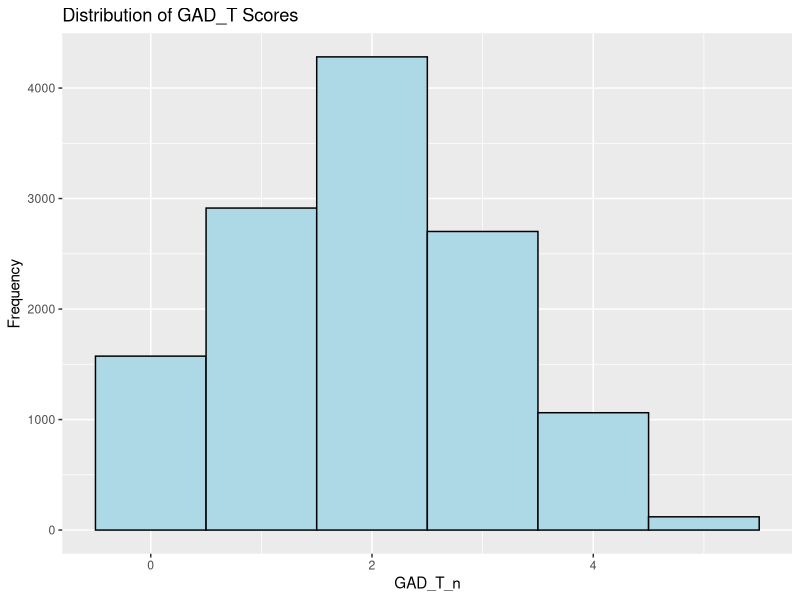
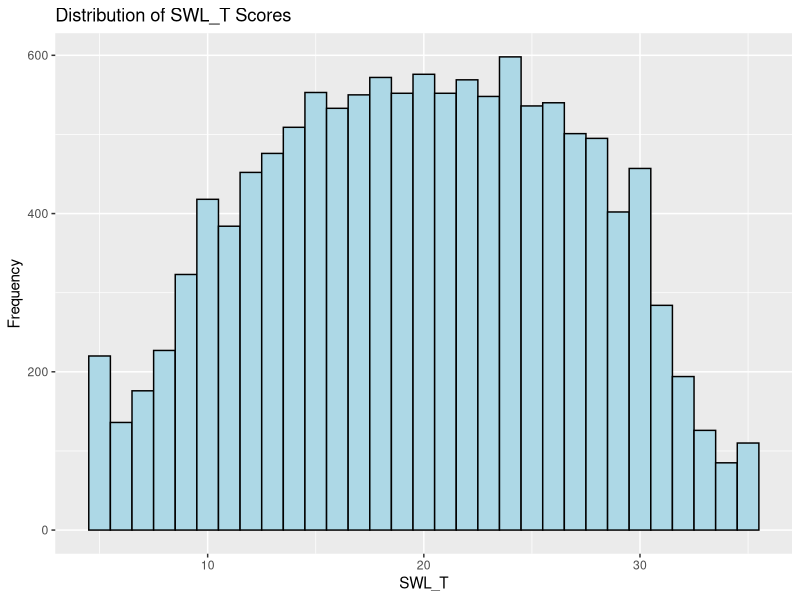
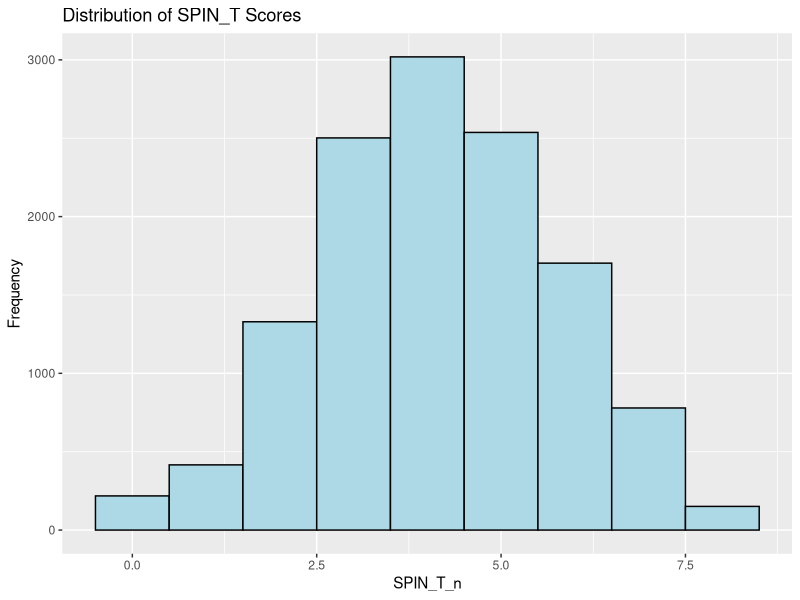
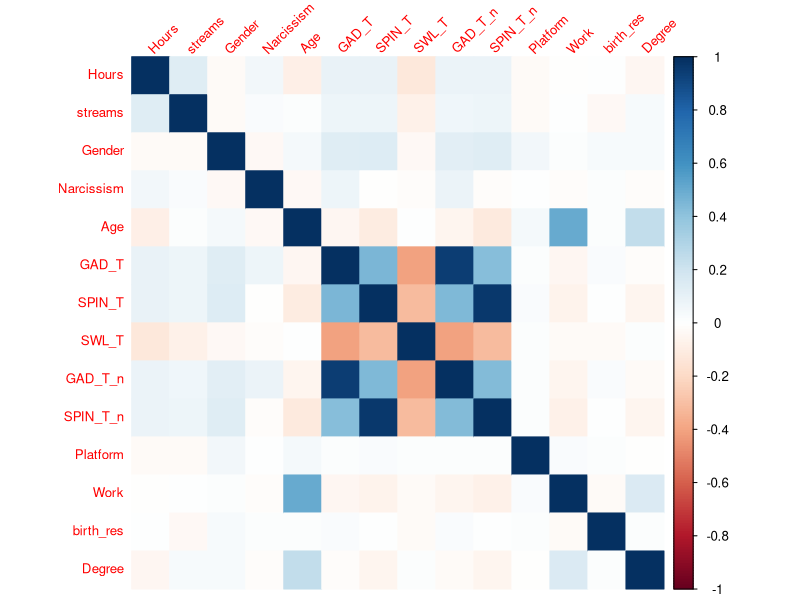
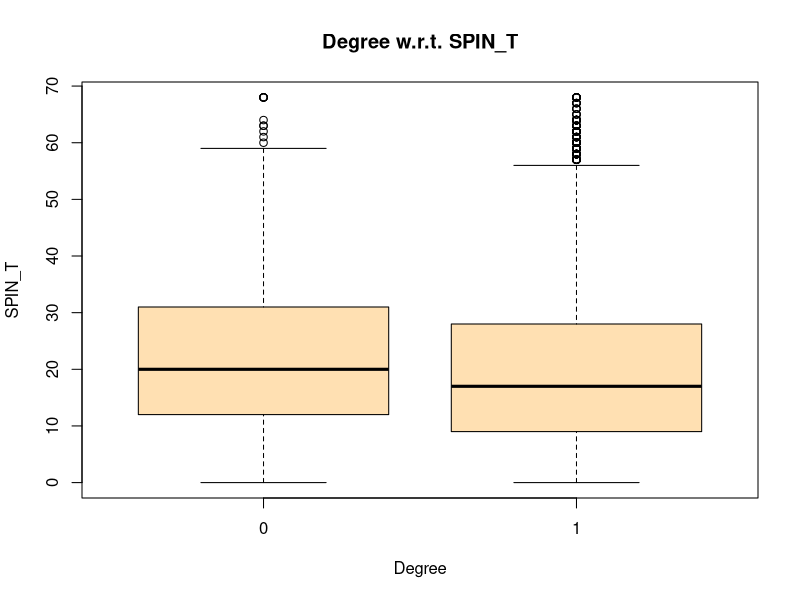
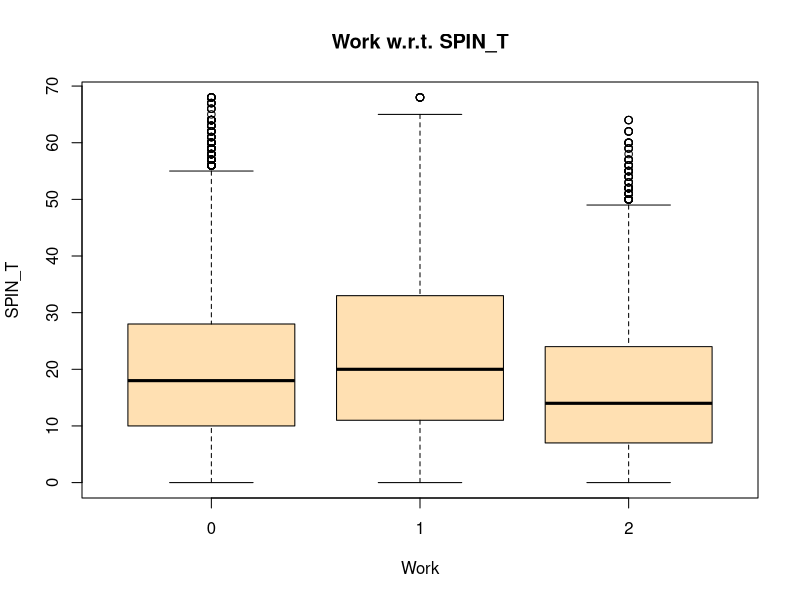

Generate these figures, in order, with R:
## ---- chunk 1
data <- read.csv('cleanedDataset.csv')
data["Gender"][data["Gender"] == "Male"] <- 0
data["Gender"][data["Gender"] == "Female"] <- 1

data$Gender <- as.integer(data$Gender)
data["Gender"][is.na(data["Gender"])] <- 2
#normalizing GAD and SPIN
data["GAD_T_n"] <- sqrt(data["GAD_T"])
data["SPIN_T_n"] <- sqrt(data["SPIN_T"])


data["birth_res"][data["birth_res"] == "Same"] <- 0
data["birth_res"][data["birth_res"] == "Different"] <- 1
data$birth_res <- as.integer(data$birth_res)

data["Work"][data["Work"] == "Student"] <- 0
data["Work"][data["Work"] == "Unemployed"] <- 1
data["Work"][data["Work"] == "Employed"] <- 2
data$Work <- as.integer(data$Work)
data["Work"][is.na(data["Work"])] <- 1

data["Degree"][data["Degree"] == "Degree"] <- 1
data["Degree"][data["Degree"] == "None"] <- 0
data$Degree <- as.integer(data$Degree)
data["Degree"][is.na(data["Degree"])] <- 0

data["Platform"][data["Platform"] == "PC"] <- 0
data["Platform"][data["Platform"] == "Console (PS, Xbox, ...)"] <- 1
data["Platform"][data["Platform"] == "Smartphone / Tablet"] <- 2
data$Platform <- as.integer(data$Platform)
data["Platform"][is.na(data["Platform"])] <- 1

data["does_stream"] = data["Game"]
data["does_stream"][data["streams"] == 0] <- "No"
data["does_stream"][data["streams"] != 0] <- "Yes"
data["does_stream"][is.na(data["streams"])] <- "No"
data["mean_hours"][is.na(data["mean_hours"])] <- "Below"
data["Hours.streams"][is.na(data["Hours.streams"])] <- 10
## ---- chunk 2
library(ggplot2)
ggplot(data, aes(x = GAD_T_n)) +
  geom_histogram(binwidth = 1, fill = "lightblue", color = "black") +
  labs(x = "GAD_T_n", y = "Frequency") +
  ggtitle("Distribution of GAD_T Scores")


ggplot(data, aes(x = SWL_T)) +
  geom_histogram(binwidth = 1, fill = "lightblue", color = "black") +
  labs(x = "SWL_T", y = "Frequency") +
  ggtitle("Distribution of SWL_T Scores")

ggplot(data, aes(x = SPIN_T_n)) +
  geom_histogram(binwidth = 1, fill = "lightblue", color = "black") +
  labs(x = "SPIN_T_n", y = "Frequency") +
  ggtitle("Distribution of SPIN_T Scores")

## ---- chunk 3
library(corrplot)
data_sub <- subset(data, select = c("Hours", "streams", "Gender", "Narcissism", "Age", "GAD_T", "SPIN_T", "SWL_T", "GAD_T_n", "SPIN_T_n", "Platform", "Work", "birth_res", "Degree"))
corr_matrix <- cor(data_sub)
str(data_sub)
# Visualize the correlation matrix using a heatmap
corrplot(corr_matrix, method = "color", 
         tl.cex = 0.8, tl.srt = 45)
## ---- chunk 4

data$streams_group <- cut(data$streams, breaks=c(-1, 10, 20, 30, Inf), labels=c("0-10", "10-20", "20-30", "30+"))
data["streams_group"][is.na(data["streams_group"])] <- "0-10"

data$age_group <- cut(data$Age, breaks=c(17, 25, 35, 50, Inf), labels=c("18-25", "26-35", "36-50", "50+"))
data["age_group"][is.na(data["age_group"])] <- "18-25"
## ---- chunk 5
# Gamers those who are unemployed and do not have a degree are less satisfied with life
  # Dependent varaible: SWL, GAD, SPIN (continuous)
  # Independent variable: Works (categorical), Degree (categorical) 
# TEST: Factorial ANOVA

# Load necessary library
library(multcomp)

# Perform ANOVA
hypo.2.1 <- aov(SWL_T ~ interaction(Work , Degree), data)
summary(hypo.2.1)

# Perform pairwise t-tests with Bonferroni correction
pairwise.t.test(data$SWL_T, interaction(data$Degree, data$Work), p.adjust.method = "bonferroni")
hypo.2.2 <- aov(GAD_T_n ~ interaction(Work , Degree), data)
summary(hypo.2.2)

# Perform pairwise t-tests with Bonferroni correction
pairwise.t.test(data$GAD_T_n, interaction(data$Degree, data$Work), p.adjust.method = "bonferroni")
hypo.2.3 <- aov(SPIN_T_n ~ interaction(Work , Degree), data)
summary(hypo.2.3)

# Perform pairwise t-tests with Bonferroni correction
pairwise.t.test(data$SPIN_T_n, interaction(data$Degree, data$Work), p.adjust.method = "bonferroni")
## ---- chunk 6
boxplot(SPIN_T ~ Degree, data = data,
        main = "Degree w.r.t. SPIN_T",
        col = c("#FFE0B2"),
        xlab = "Degree",
        ylab = "SPIN_T")

boxplot(SPIN_T ~ Work, data = data,
        main = "Work w.r.t. SPIN_T",
        col = c("#FFE0B2"),
        xlab = "Work",
        ylab = "SPIN_T")
## ---- chunk 7
# Gamers who are young are more narcissistic than the rest
# Dependent varaible: Narcissism (continuous)
# Independent variable: age_group (categorical)
# TEST: One-way Independent ANOVA
data$age_group <- cut(data$Age, breaks=c(17, 25, 35, 50, Inf), labels=c("18-25", "26-35", "36-50", "50+"))

model <- aov(Narcissism ~ age_group, data=data)
anova(model)
TukeyHSD(model)
## ---- chunk 8
# Narcissism to affect the GAD, SWL, SPIN scores in a positive way.
# Dependent varaible: SWL, GAD, SPIN (continuous)
# Independent variable: Narcissism (continuous)
# TEST: pearson

cor.test(data$SWL_T, data$Narcissism, method="pearson")
cor.test(data$GAD_T_n, data$Narcissism, method="pearson")
cor.test(data$SPIN_T_n, data$Narcissism, method="pearson")

## ---- chunk 9
# The GAD and SPIN scores to decrease with age, and the SWL to increase with age.
# Dependent variable: SWL, GAD, SPIN (continuous)
# Independent variable: age_group (categorical)
# TEST: One Way ANOVA
hypo.9 <- aov(SWL_T ~ age_group, data)
summary(hypo.9)
TukeyHSD(hypo.9)
hypo.9 <- aov(GAD_T_n ~ age_group, data)
summary(hypo.9)
TukeyHSD(hypo.9)
hypo.9 <- aov(SPIN_T_n ~ age_group, data)
summary(hypo.9)
TukeyHSD(hypo.9)
